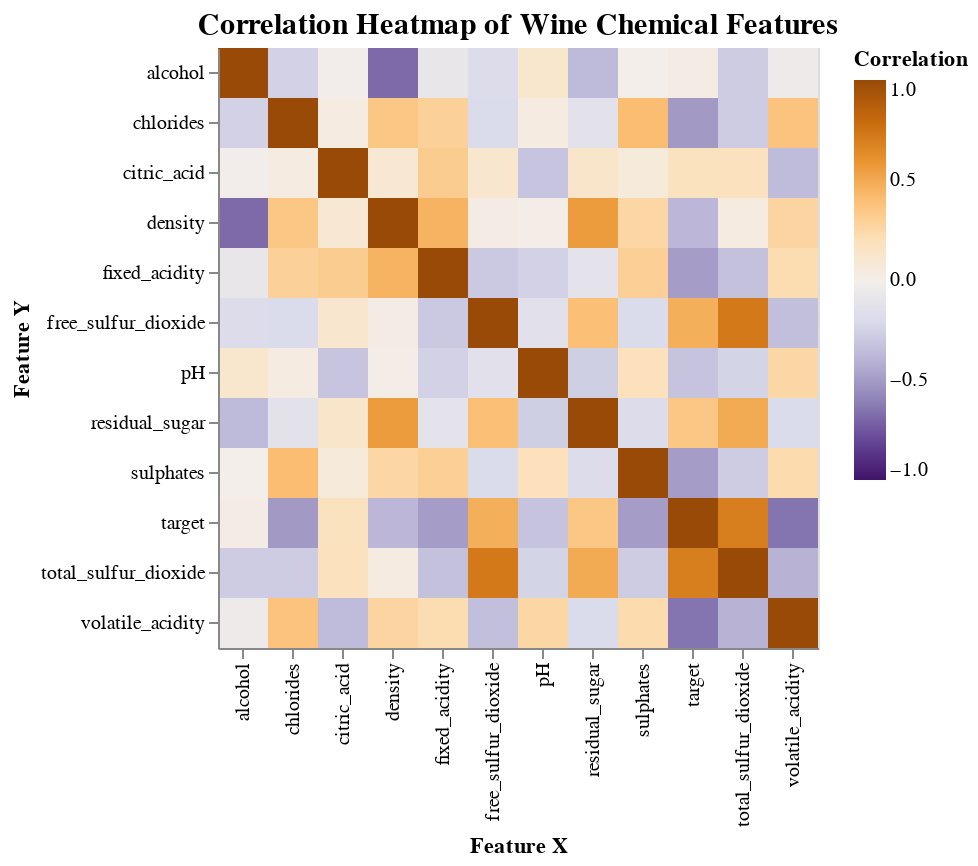

The code cell stored with this chart in its notebook:
### Markdown cell above
### 4. Pairwise Correlations
Overall correlation patterns:
 - **Density** is strongly positively correlated with **residual sugar**, and **free sulfur dioxide** is strongly correlated with **total sulfur dioxide**.
 - **Alcohol** is negatively correlated with **density**, consistent with wine chemistry.
 - **pH** is negatively correlated with **fixed acidity**, showing the expected inverse relationship.

### Code cell
corr = train_df[numeric_cols].corr().reset_index().melt("index")
corr.columns = ["feature_x", "feature_y", "correlation"]

heatmap = (
    alt.Chart(corr)
    .mark_rect()
    .encode(
        alt.X("feature_x:N", title="Feature X"),
        alt.Y("feature_y:N", title="Feature Y"),
        color=alt.Color(
            "correlation:Q", scale=alt.Scale(domain=(-1, 1),scheme="purpleorange"),
            title="Correlation"
        ),
        tooltip=["feature_x", "feature_y", "correlation"]
    )
    .properties(width=300, height=300, title="Correlation Heatmap")
)

heatmap = heatmap.properties(
    title="Correlation Heatmap of Wine Chemical Features"
).configure_title(fontSize=15)
heatmap

### Figure 1 — Vega specification as saved in the notebook (floating-point values rounded to 4 significant figures; data arrays with more than 128 entries replaced by an {"elided": "..."} marker saying what was removed)
{"$schema": "https://vega.github.io/schema/vega/v5.json", "data": [{"name": "source_0", "values": {"elided": "144 records"}}, {"name": "source_0_x_domain_feature_x", "values": [{"feature_x": "fixed_acidity"}, {"feature_x": "volatile_acidity"}, {"feature_x": "citric_acid"}, {"feature_x": "residual_sugar"}, {"feature_x": "chlorides"}, {"feature_x": "free_sulfur_dioxide"}, {"feature_x": "total_sulfur_dioxide"}, {"feature_x": "density"}, {"feature_x": "pH"}, {"feature_x": "sulphates"}, {"feature_x": "alcohol"}, {"feature_x": "target"}]}, {"name": "source_0_y_domain_feature_y", "values": [{"feature_y": "fixed_acidity"}, {"feature_y": "volatile_acidity"}, {"feature_y": "citric_acid"}, {"feature_y": "residual_sugar"}, {"feature_y": "chlorides"}, {"feature_y": "free_sulfur_dioxide"}, {"feature_y": "total_sulfur_dioxide"}, {"feature_y": "density"}, {"feature_y": "pH"}, {"feature_y": "sulphates"}, {"feature_y": "alcohol"}, {"feature_y": "target"}]}], "marks": [{"type": "rect", "name": "marks", "from": {"data": "source_0"}, "encode": {"update": {"x": {"field": "feature_x", "scale": "x"}, "y": {"field": "feature_y", "scale": "y"}, "width": {"signal": "max(0.25, bandwidth('x'))"}, "height": {"signal": "max(0.25, bandwidth('y'))"}, "tooltip": {"signal": "{\"feature_x\": isValid(datum[\"feature_x\"]) ? datum[\"feature_x\"] : \"\"+datum[\"feature_x\"], \"feature_y\": isValid(datum[\"feature_y\"]) ? datum[\"feature_y\"] : \"\"+datum[\"feature_y\"], \"correlation\": format(datum[\"correlation\"], \"\")}"}, "fill": {"field": "correlation", "scale": "color"}}}, "style": ["rect"]}], "scales": [{"name": "x", "type": "band", "domain": {"data": "source_0_x_domain_feature_x", "field": "feature_x", "sort": true}, "range": [0, {"signal": "width"}], "paddingInner": 0, "paddingOuter": 0}, {"name": "y", "type": "band", "domain": {"data": "source_0_y_domain_feature_y", "field": "feature_y", "sort": true}, "range": [0, {"signal": "height"}], "paddingOuter": 0, "paddingInner": 0}, {"name": "color", "type": "linear", "domain": [-1, 1], "range": {"scheme": "purpleorange"}, "interpolate": "hcl", "zero": true}], "axes": [{"scale": "x", "zindex": 1, "title": "Feature X", "orient": "bottom", "grid": false, "labelAlign": "right", "labelAngle": 270, "labelBaseline": "middle"}, {"scale": "y", "zindex": 1, "title": "Feature Y", "orient": "left", "grid": false}], "title": {"text": "Correlation Heatmap of Wine Chemical Features", "frame": "group"}, "style": "cell", "config": {"style": {"group-title": {"fontSize": 15}}}, "width": 300, "height": 300, "background": "white", "legends": [{"title": "Correlation", "fill": "color", "gradientLength": {"signal": "clamp(height, 64, 200)"}}], "padding": 5}
